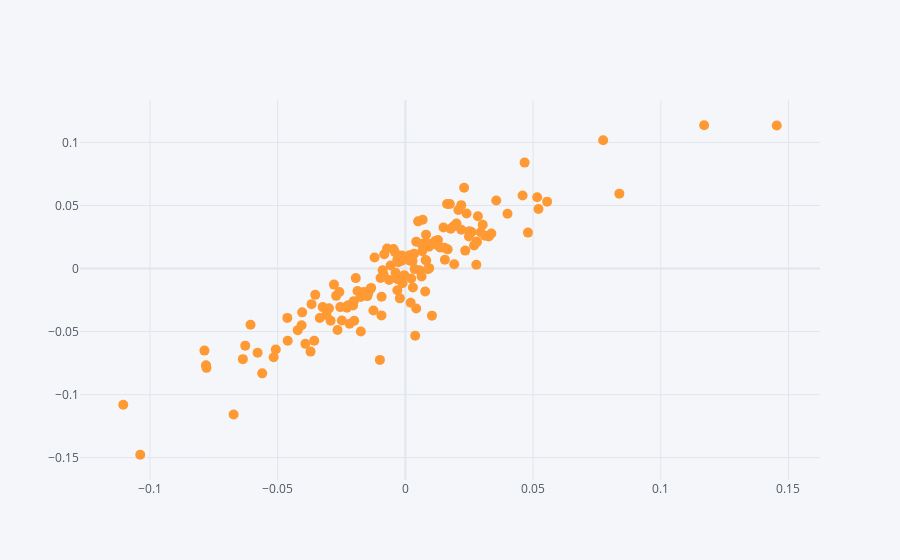

Write notebook code for a chart like this one.
### Code cell
returns.iplot(kind='scatter',x='BTC-USD Return',y='ETH-USD Return',mode='markers',size=10)

### Figure 1 — Plotly figure (JSON) as saved in the notebook; plotly's stock layout.template omitted (floating-point values rounded to 4 significant figures; data arrays with more than 128 entries replaced by an {"elided": "..."} marker saying what was removed)
{"data": [{"line": {"color": "rgba(255, 153, 51, 1.0)", "dash": "solid", "shape": "linear", "width": 1.3}, "marker": {"size": 10, "symbol": "circle"}, "mode": "markers", "name": "ETH-USD Return", "text": "", "type": "scatter", "x": {"elided": "152 float values"}, "y": {"elided": "152 mixed values"}}], "layout": {"legend": {"bgcolor": "#F5F6F9", "font": {"color": "#4D5663"}}, "paper_bgcolor": "#F5F6F9", "plot_bgcolor": "#F5F6F9", "title": {"font": {"color": "#4D5663"}}, "xaxis": {"gridcolor": "#E1E5ED", "showgrid": true, "tickfont": {"color": "#4D5663"}, "title": {"font": {"color": "#4D5663"}, "text": ""}, "zerolinecolor": "#E1E5ED"}, "yaxis": {"gridcolor": "#E1E5ED", "showgrid": true, "tickfont": {"color": "#4D5663"}, "title": {"font": {"color": "#4D5663"}, "text": ""}, "zerolinecolor": "#E1E5ED"}}}
